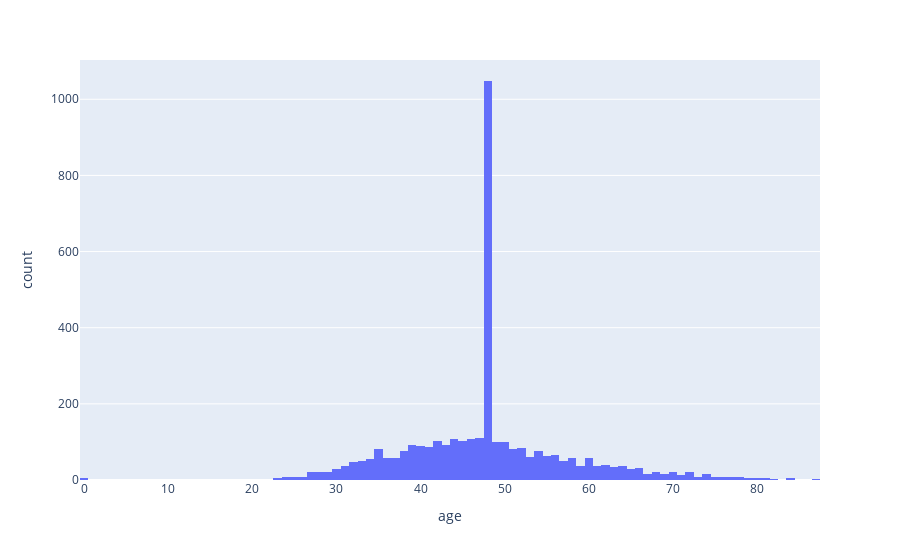

Notebook source saved alongside this figure:
### Code cell
# histogram
fig = px.histogram(df, x=col_name)
fig.show()

### Figure 1 — Plotly figure (JSON) as saved in the notebook; plotly's stock layout.template omitted (floating-point values rounded to 4 significant figures; data arrays with more than 128 entries replaced by an {"elided": "..."} marker saying what was removed)
{"data": [{"alignmentgroup": "True", "bingroup": "x", "hovertemplate": "age=%{x}<br>count=%{y}<extra></extra>", "legendgroup": "", "marker": {"color": "#636efa", "pattern": {"shape": ""}}, "name": "", "offsetgroup": "", "orientation": "v", "showlegend": false, "type": "histogram", "x": {"elided": "3757 float values"}, "xaxis": "x", "yaxis": "y"}], "layout": {"barmode": "relative", "legend": {"tracegroupgap": 0}, "margin": {"t": 60}, "xaxis": {"anchor": "y", "domain": [0, 1], "title": {"text": "age"}}, "yaxis": {"anchor": "x", "domain": [0, 1], "title": {"text": "count"}}}}
